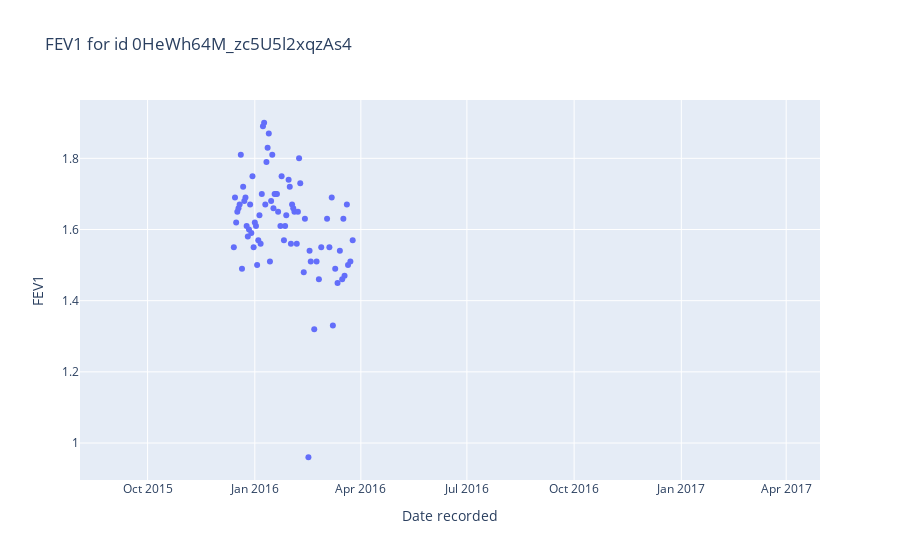
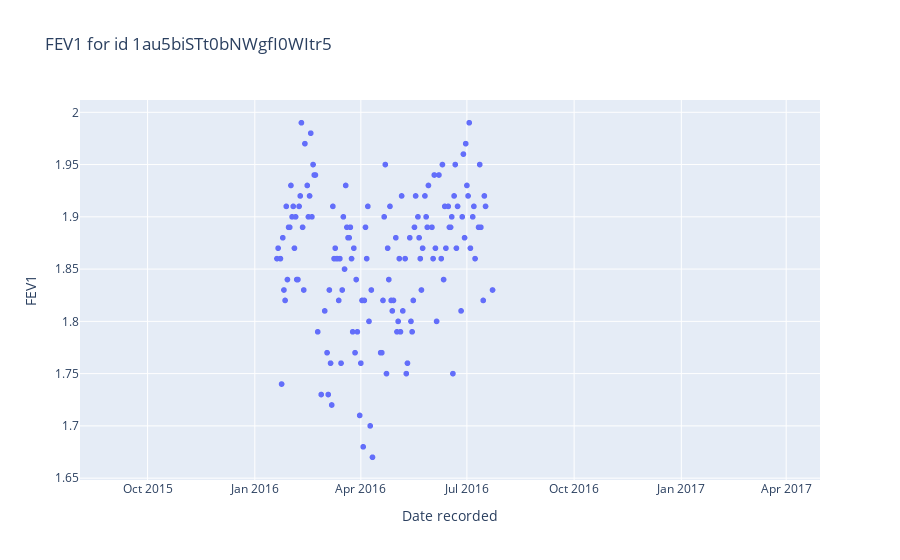
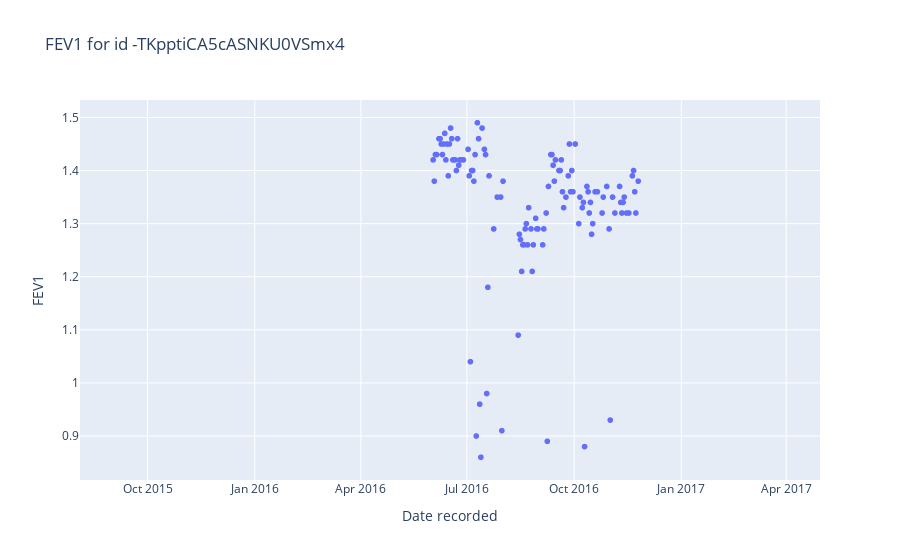
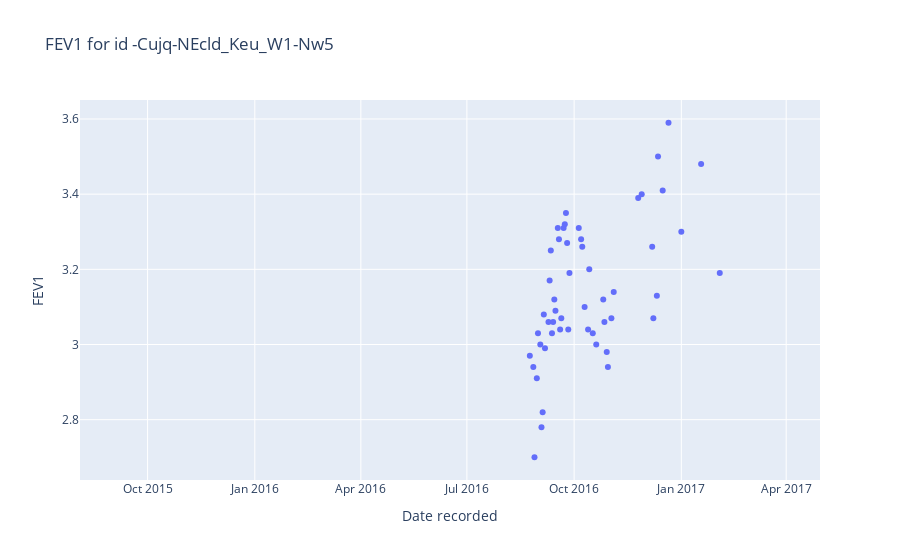

Here is the notebook cell these charts were saved with, in order:
### Code cell
# 303, 305, 306, 307 are the only IDs that are worht using -> with >5 measurements
# '0HeWh64M_zc5U5l2xqzAs4', '1au5biSTt0bNWgfI0WItr5', '-TKpptiCA5cASNKU0VSmx4' '-Cujq-NEcld_Keu_W1-Nw5'

# IDs with data
wished_ids = ['0HeWh64M_zc5U5l2xqzAs4', '1au5biSTt0bNWgfI0WItr5', '-TKpptiCA5cASNKU0VSmx4', '-Cujq-NEcld_Keu_W1-Nw5']

# For each Patient_ID in missing_patient_ids, plot FEV1
# for id in ['303', '305', '306', '307', '141', '23']:
for id in wished_ids:
    # Scatter plot of FEV1 measurements for this id with px
    fig = px.scatter(df[df.Patient_ID == id], x="Date recorded", y="FEV1", title="FEV1 for id " + str(id))
    # Update x axis to range of FEV1 measurements 
    fig.update_xaxes(range=[df["Date recorded"].min(), df["Date recorded"].max()])
    fig.show()

### Figure 1 — Plotly figure (JSON) as saved in the notebook; plotly's stock layout.template omitted (floating-point values rounded to 4 significant figures; data arrays with more than 128 entries replaced by an {"elided": "..."} marker saying what was removed)
{"data": [{"hovertemplate": "Date recorded=%{x}<br>FEV1=%{y}<extra></extra>", "legendgroup": "", "marker": {"color": "#636efa", "symbol": "circle"}, "mode": "markers", "name": "", "orientation": "v", "showlegend": false, "type": "scatter", "x": {"elided": "944 str values"}, "xaxis": "x", "y": {"elided": "944 float values"}, "yaxis": "y"}], "layout": {"legend": {"tracegroupgap": 0}, "title": {"text": "FEV1 for id 0HeWh64M_zc5U5l2xqzAs4"}, "xaxis": {"anchor": "y", "domain": [0, 1], "range": ["2015-08-04", "2017-04-30"], "title": {"text": "Date recorded"}}, "yaxis": {"anchor": "x", "domain": [0, 1], "title": {"text": "FEV1"}}}}

### Figure 2 — Plotly figure (JSON) as saved in the notebook; plotly's stock layout.template omitted (floating-point values rounded to 4 significant figures; data arrays with more than 128 entries replaced by an {"elided": "..."} marker saying what was removed)
{"data": [{"hovertemplate": "Date recorded=%{x}<br>FEV1=%{y}<extra></extra>", "legendgroup": "", "marker": {"color": "#636efa", "symbol": "circle"}, "mode": "markers", "name": "", "showlegend": false, "type": "scattergl", "x": {"elided": "1528 str values"}, "xaxis": "x", "y": {"elided": "1528 float values"}, "yaxis": "y"}], "layout": {"legend": {"tracegroupgap": 0}, "title": {"text": "FEV1 for id 1au5biSTt0bNWgfI0WItr5"}, "xaxis": {"anchor": "y", "domain": [0, 1], "range": ["2015-08-04", "2017-04-30"], "title": {"text": "Date recorded"}}, "yaxis": {"anchor": "x", "domain": [0, 1], "title": {"text": "FEV1"}}}}

### Figure 3 — Plotly figure (JSON) as saved in the notebook; plotly's stock layout.template omitted (floating-point values rounded to 4 significant figures; data arrays with more than 128 entries replaced by an {"elided": "..."} marker saying what was removed)
{"data": [{"hovertemplate": "Date recorded=%{x}<br>FEV1=%{y}<extra></extra>", "legendgroup": "", "marker": {"color": "#636efa", "symbol": "circle"}, "mode": "markers", "name": "", "showlegend": false, "type": "scattergl", "x": {"elided": "1432 str values"}, "xaxis": "x", "y": {"elided": "1432 float values"}, "yaxis": "y"}], "layout": {"legend": {"tracegroupgap": 0}, "title": {"text": "FEV1 for id -TKpptiCA5cASNKU0VSmx4"}, "xaxis": {"anchor": "y", "domain": [0, 1], "range": ["2015-08-04", "2017-04-30"], "title": {"text": "Date recorded"}}, "yaxis": {"anchor": "x", "domain": [0, 1], "title": {"text": "FEV1"}}}}

### Figure 4 — Plotly figure (JSON) as saved in the notebook; plotly's stock layout.template omitted (floating-point values rounded to 4 significant figures; data arrays with more than 128 entries replaced by an {"elided": "..."} marker saying what was removed)
{"data": [{"hovertemplate": "Date recorded=%{x}<br>FEV1=%{y}<extra></extra>", "legendgroup": "", "marker": {"color": "#636efa", "symbol": "circle"}, "mode": "markers", "name": "", "orientation": "v", "showlegend": false, "type": "scatter", "x": {"elided": "782 str values"}, "xaxis": "x", "y": {"elided": "782 float values"}, "yaxis": "y"}], "layout": {"legend": {"tracegroupgap": 0}, "title": {"text": "FEV1 for id -Cujq-NEcld_Keu_W1-Nw5"}, "xaxis": {"anchor": "y", "domain": [0, 1], "range": ["2015-08-04", "2017-04-30"], "title": {"text": "Date recorded"}}, "yaxis": {"anchor": "x", "domain": [0, 1], "title": {"text": "FEV1"}}}}
